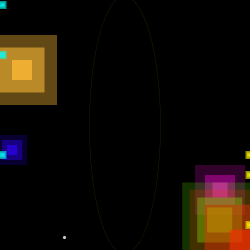
Frame 1 (no input)
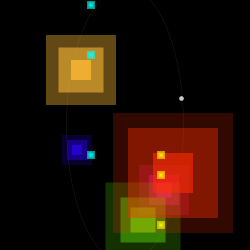
Frame 60 (the mouse pressed at the canvas centre just before this capture)
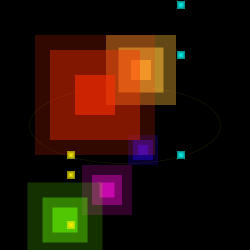
Frame 120 (the mouse held since frame 60 and released just before this capture)

The Processing sketch that drew these frames (run headless with seeded random() and noise(); from frame 60 on, the mouse is pressed at the canvas centre):

// Processing sketch: processing_18526
// ── processing_18526.pde

float p=1;
float o=1;
float b=1;
float g=1;
float r=1;
float n=1;
float f=1;
float i;

void setup()
{
size(250,250);
smooth();

 
}
void draw()
{
  background(0,12);
for (int i=0; i<300; i++);
frameRate(20);
strokeWeight(random(5));
stroke(255,200);
point(i+random(250),i+random(250));

strokeWeight(0.3);
stroke(#fffc01,50);
noFill();
frameRate(15);
ellipse(125,125,random(300),random(300));

//pink
noStroke();
p = p-0.95;
fill(#fa0bd5,150);
rectMode(CENTER);
rect(p+220,190,15,15);

fill(#fa0bd5,100);
rectMode(CENTER);
rect(p+220,190,30,30);

fill(#fa0bd5,50);
rectMode(CENTER);
rect(p+220,190,50,50);

//orange
noStroke();
o = o + 1;
fill(#fab735,200);
rectMode(CENTER);
rect(o+20,70,20,20);

fill(#fab735,150);
rectMode(CENTER);
rect(o+20,70,45,45);

fill(#fab735,100);
rectMode(CENTER);
rect(o+20,70,70,70);

//blue
noStroke();
b = b+1.1;
fill(#3000fe,150);
rectMode(CENTER);
rect(b+10,150,10,10);

fill(#3000fe,100);
rectMode(CENTER);
rect(b+10,150,20,20);

fill(#3000fe,50);
rectMode(CENTER);
rect(b+10,150,30,30);

//green
noStroke();
g = g - 1.3;
fill(#66fa04,150);
rectMode(CENTER);
rect(g+220,220,25,25);

fill(#66fa04,100);
rectMode(CENTER);
rect(g+220,220,45,45);

fill(#66fa04,50);
rectMode(CENTER);
rect(g+220,220,75,75);

//red
noStroke();
r = r + 0.4;
fill(#fe2c02,150);
rectMode(CENTER);
rect(g+250,g+250,40,40);

fill(#fe2c02,100);
rectMode(CENTER);
rect(g+250,g+250,90,90);

fill(#fe2c02,50);
rectMode(CENTER);
rect(g+250,g+250,120,120);

//random small ones
noStroke();
n = n + 1.5;
fill(#03fef5,150);
rectMode(CENTER);
rect(n+0,5,2,2);
fill(#03fef5,150);
rectMode(CENTER);
rect(n+0,5,5,5);
fill(#03fef5,150);
rectMode(CENTER);
rect(n+0,5,8,8);

fill(#03fef5,150);
rectMode(CENTER);
rect(n+0,55,2,2);
fill(#03fef5,150);
rectMode(CENTER);
rect(n+0,55,5,5);
fill(#03fef5,150);
rectMode(CENTER);
rect(n+0,55,8,8);

fill(#03fef5,150);
rectMode(CENTER);
rect(n+0,155,2,2);
fill(#03fef5,150);
rectMode(CENTER);
rect(n+0,155,5,5);
fill(#03fef5,150);
rectMode(CENTER);
rect(n+0,155,8,8);



noStroke();
f = f - 1.5;
fill(#feef03,150);
rectMode(CENTER);
rect(f+250,225,2,2);
fill(#feef03,150);
rectMode(CENTER);
rect(f+250,225,5,5);
fill(#feef03,150);
rectMode(CENTER);
rect(f+250,225,8,8);

fill(#feef03,150);
rectMode(CENTER);
rect(f+250,175,2,2);
fill(#feef03,150);
rectMode(CENTER);
rect(f+250,175,5,5);
fill(#feef03,150);
rectMode(CENTER);
rect(f+250,175,8,8);

fill(#feef03,150);
rectMode(CENTER);
rect(f+250,155,2,2);
fill(#feef03,150);
rectMode(CENTER);
rect(f+250,155,5,5);
fill(#feef03,150);
rectMode(CENTER);
rect(f+250,155,8,8);

}                               
